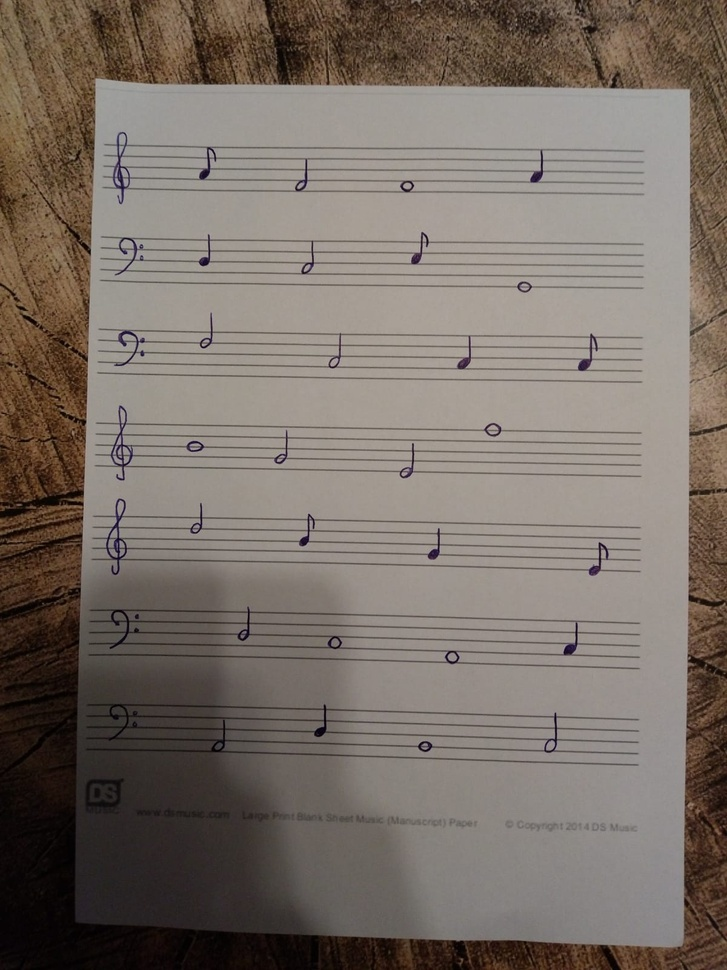
#> input picture Works/C1.jpg, 727 x 970 px, shrunk from 1200 x 1600 before the run; its folder holds only this picture in this run
$ python SheetMusicReader.py   (older library calls are emulated)
#> lines starting #> are read from the running program, lines starting #| are printed output that depends on the picture; after the words box and inside, x2 and y2 are one past the last pixel; in counts of white or black regions, pixels touching at a corner belong together
import cv2 as cv
import sys
import numpy as np
import os


GAUSSIAN_BLUR_KERNEL = (11, 11)
THRESHOLD_MIN = 160
THRESHOLD_MAX = 255
LINES_DISTANCE_THRESHOLD = 50
LINES_ENDPOINTS_DIFFERENCE = 10


class Staff:
    def __init__(self, min_range, max_range):
        self.min_range = min_range
        self.max_range = max_range
        self.lines_location, self.lines_distance = self.get_lines_locations()

    def get_lines_locations(self):
        lines = []
        lines_distance = int((self.max_range - self.min_range) / 4)
        for i in range(5):
            lines.append(self.min_range + i * lines_distance)
        return lines, lines_distance


def getProjection(image, path):
    img = cv.imread(image)

    hsv = cv.cvtColor(img, cv.COLOR_BGR2HSV)
    h, s, v = cv.split(hsv)
    cv.imwrite(path + 'HSV.jpg', s)

    th, threshed = cv.threshold(s, 50, 255, cv.THRESH_BINARY_INV)
    cv.imwrite(path+ 'Threshold.jpg', threshed)

    _, cnts, _ = cv.findContours(threshed, cv.RETR_EXTERNAL, cv.CHAIN_APPROX_SIMPLE)
    canvas = img.copy()
    newCnts = []
    for cnt in cnts:
        arclen = cv.arcLength(cnt, True)
        if cnt[0][0][0] < 2 or cnt[0][0][1] < 2 or len(cv.approxPolyDP(cnt, 0.02 * arclen, True)) != 4:
            continue
        else:
            newCnts.append(cnt)
    cv.drawContours(canvas, newCnts, -1, (0, 255, 0), 3)
    cv.imwrite(path + 'Contours.jpg', canvas)

    newCnts = sorted(newCnts, key=cv.contourArea)
    cnt = newCnts[-1]

    sheet = cv.approxPolyDP(cnt, 0.02 * arclen, True)
    pts = []
    for i in sheet:
        pts.append((i[0][0], i[0][1]))

    pts = np.array(pts, dtype="float32")
    rect = np.zeros((4, 2), dtype="float32")

    s = pts.sum(axis=1)
    rect[0] = pts[np.argmin(s)]
    rect[2] = pts[np.argmax(s)]

    diff = np.diff(pts, axis=1)
    rect[1] = pts[np.argmin(diff)]
    rect[3] = pts[np.argmax(diff)]
    (tl, tr, br, bl) = rect
    widthA = np.sqrt(((br[0] - bl[0]) ** 2) + ((br[1] - bl[1]) ** 2))
    widthB = np.sqrt(((tr[0] - tl[0]) ** 2) + ((tr[1] - tl[1]) ** 2))
    maxWidth = max(int(widthA), int(widthB))

    heightA = np.sqrt(((tr[0] - br[0]) ** 2) + ((tr[1] - br[1]) ** 2))
    heightB = np.sqrt(((tl[0] - bl[0]) ** 2) + ((tl[1] - bl[1]) ** 2))
    maxHeight = max(int(heightA), int(heightB))

    dst = np.array([
        [0, 0],
        [maxWidth - 1, 0],
        [maxWidth - 1, maxHeight - 1],
        [0, maxHeight - 1]], dtype="float32")

    M = cv.getPerspectiveTransform(rect, dst)
    warped = cv.warpPerspective(img, M, (maxWidth, maxHeight))
    cv.imwrite(path + 'Perspektywa.jpg', warped)
    warped = cv.cvtColor(warped, cv.COLOR_BGR2GRAY)
    cv.imwrite(path + 'SzaraP.jpg', warped)
    #result = cv.adaptiveThreshold(warped, 255, cv.ADAPTIVE_THRESH_MEAN_C, cv.THRESH_BINARY, 115, 1)
    #return result
    rgb_planes = cv.split(warped)

    result_planes = []
    for plane in rgb_planes:
        dilated_img = cv.dilate(plane, np.ones((7, 7), np.uint8))
        cv.imwrite(path + 'Dly.jpg', dilated_img)
        bg_img = cv.medianBlur(dilated_img, 21)
        cv.imwrite(path + 'Median.jpg', bg_img)
        diff_img = 255 - cv.absdiff(plane, bg_img)
        result_planes.append(diff_img)

    result = cv.merge(result_planes)
    cv.imwrite(path + 'AfterShadows.jpg', result)

    _, result = cv.threshold(result, 0, 255, cv.THRESH_BINARY + cv.THRESH_OTSU)
    #result = cv.adaptiveThreshold(result, 255, cv.ADAPTIVE_THRESH_GAUSSIAN_C, cv.THRESH_BINARY, 115, 1)
    #result = cv.adaptiveThreshold(~result, 255, cv.ADAPTIVE_THRESH_MEAN_C, cv.THRESH_BINARY, 15, -2)
    cv.imwrite(path + 'Wynik.jpg', result)
    return result


def preprocess_image(image, path):
    gray = image.copy()
    _, thresholded = cv.threshold(gray, THRESHOLD_MIN, THRESHOLD_MAX, cv.THRESH_BINARY)
    element = np.ones((3, 3))
    thresholded = cv.erode(gray, element)
    cv.imwrite(path + 'Erozja.jpg', thresholded)
    edges = cv.Canny(thresholded, 10, 100, apertureSize=3)
    cv.imwrite(path + 'Krawedzie.jpg', edges)
    return edges, thresholded


def detect_lines(hough, image, nlines):
    all_lines = set()
    width, height = image.shape
    lines_image_color = cv.cvtColor(image, cv.COLOR_GRAY2BGR)
    for result_arr in hough[:nlines]:
        rho = result_arr[0][0]
        theta = result_arr[0][1]
        a = np.cos(theta)
        b = np.sin(theta)

        x0 = a * rho
        y0 = b * rho
        shape_sum = width + height
        x1 = int(x0 + shape_sum * (-b))
        y1 = int(y0 + shape_sum * a)
        x2 = int(x0 - shape_sum * (-b))
        y2 = int(y0 - shape_sum * a)

        start = (x1, y1)
        end = (x2, y2)
        diff = y2 - y1
        if abs(diff) < LINES_ENDPOINTS_DIFFERENCE:
            all_lines.add(int((start[1] + end[1]) / 2))
    return all_lines, lines_image_color


def detect_staffs(all_lines):
    staffs = []
    lines = []
    for current_line in all_lines:
        if lines and abs(lines[-1] - current_line) > LINES_DISTANCE_THRESHOLD:
            if len(lines) >= 5:
                staffs.append((lines[0], lines[-1]))
            lines.clear()
        lines.append(current_line)

    if len(lines) >= 5:
        if abs(lines[-2] - lines[-1]) <= LINES_DISTANCE_THRESHOLD:
            staffs.append((lines[0], lines[-1]))
    return staffs


# [29 lines left out: functions detect_staffs2, detect_staffs3, not called in this run]


def get_staffs(image, path):
    processed_image, thresholded = preprocess_image(image, path)
    hough = cv.HoughLines(processed_image, 1, np.pi / 180, 100)
    all_lines, lines_image_color = detect_lines(hough, thresholded, 140)
    all_lines = sorted(all_lines)
    tmp = image.copy()
    num = 0
    new_lines = []
    for i in all_lines:
        if 50 < i < image.shape[0] - 50:
            new_lines.append(i)
            num = num + 1
            cv.line(tmp, (0, i), (tmp.shape[1]-1, i), (0, 0, 255))
    cv.imwrite(path + 'Linie.jpg', tmp)
    staffs = detect_staffs(all_lines)
    '''if len(staffs) != 7:
        if len(new_lines) == 70:
            staffs = detect_staffs2(new_lines)
        else:
            staffs = detect_staffs3(new_lines)
    #draw_staffs(lines_image_color, staffs)'''
    return [Staff(staff[0], staff[1]) for staff in staffs]


def getNotes(image, path):
    binary = cv.adaptiveThreshold(~image, 255, cv.ADAPTIVE_THRESH_MEAN_C, cv.THRESH_BINARY, 15, -2)
    cv.imwrite(path + 'Binary.jpg', binary)

    height, width = binary.shape
    horizontalSize = int(width / 30)
    horizontalStructure = cv.getStructuringElement(cv.MORPH_RECT, (horizontalSize, 1))
    eroH = cv.erode(binary, horizontalStructure, (-1, -1))
    dilH = cv.dilate(eroH, horizontalStructure, (-1, -1))

    verticalSize = int(height / 30)
    verticalStructure = cv.getStructuringElement(cv.MORPH_RECT, (1, verticalSize))
    cv.imwrite(path + 'Vertical.jpg', verticalStructure)
    eroV = cv.erode(binary, verticalStructure, (-1, -1))
    cv.imwrite(path + 'EroV.jpg', eroV)
    dilV = cv.dilate(eroV, verticalStructure, (-1, -1))
    cv.imwrite(path + 'DilV.jpg', dilV)
    return dilH, dilV


def findWindow(contour):
    x = [contour[i][0][0] for i in range(len(contour))]
    y = [contour[i][0][1] for i in range(len(contour))]
    l = min(x)
    r = max(x)
    d = min(y)
    u = max(y)
    return l-30, r+30, d-30, u+30


def getCntItem(cnt):
    return cnt[0][0][0]


def detectHalf(img, center, l, r):
    black_streak = 0
    max_black = 0
    for i in range(l-20, r+5, 1):
        if img[center, i] == 0 and img[center, i+1] == 0:
            black_streak = black_streak + 1
            if black_streak > max_black:
                max_black = black_streak
        else:
            black_streak = 0
    if max_black > 11:
        return False
    else:
        return True

# [13 lines left out: function detectEights, not called in this run]


def detectFull(t, b, l, r):
    #print((b-t)/(r-l))
    #print([t, b, l, r])
    if (b-t)/(r-l) < 1.1:
        return True
    return False


def findTop(img, l, r, c):
    black = 0
    limit = 5
    #print([l, r])
    if r - l < 12:
        l = l - 10
        limit = 4
    while True:
        if c + 1 == img.shape[0]:
            return c
        c = c + 1
        #print([c, l, r])
        for i in range(l, r, 1):
            if img[c][i] == 0:
                black = black + 1
            if i - l > 10 and black == 0:
                break
        if black > limit:
            return c
        else:
            black = 0


def findPosition(t, b, lines, distance):
    #print(b)
    if b > lines[4] + int(2 / 5 * distance):
        return '5'
    for i in range(len(lines)):
        # [5 lines of commented-out code are left out]
        if lines[i] - int(1/4*distance) < int((t+b)/2) < lines[i] + int(1/4*distance) and\
                t > lines[i]-int(4/5*distance) and b < lines[i]+int(4/5*distance):
            return str(i+1)
        #if lines[i] - int(1 / 4 * distance) < int((t + b) / 2) < lines[i] + int(1 / 4 * distance) and \
        #        t > lines[i] - distance and b < lines[i] + distance:
        #   return str(i + 1)

    for i in range(len(lines)-1):
        # [5 lines of commented-out code are left out]
        if lines[i] <= int((t+b)/2) <= lines[i+1]:
            return str(i+1) + ' i ' + str(i + 2)


# [9 lines left out: function draw_staffs, not called in this run]


def writeOnImage(img, notes, klucz):
    font = cv.FONT_HERSHEY_SIMPLEX
    for i in notes:
        cv.putText(img, i[0], (i[2], i[3]-60), font, 0.6, (255, 0, 255), 2, cv.LINE_AA)
        cv.putText(img, i[1], (i[2], i[3] - 40), font, 0.6, (255, 0, 255), 2, cv.LINE_AA)
    cv.putText(img, klucz, (50, i[3] - 40), font, 0.6, (255, 0, 255), 2, cv.LINE_AA)


def magic(img, per, path):
    staffs = get_staffs(img, path)
    i = 0
    tmpr = img.copy()
    for idx in range(len(staffs)):
        staff = staffs[idx]
        st = img[staff.lines_location[0] - 35:staff.lines_location[4] + 35, :]
        lines = [i for i in range(35, 35+staff.lines_distance*4+1, staff.lines_distance)]
        y = getNotes(st, path)[1]
        y = cv.bitwise_not(y)
        im2, contours, hierarchy = cv.findContours(y, cv.RETR_TREE, cv.CHAIN_APPROX_SIMPLE)
        contours = sorted(contours, key=lambda x: getCntItem(x))
        clefContours = [[], []]
        nuty = []
        for cnt in contours[:]:
            topmost = tuple(cnt[cnt[:, :, 1].argmin()][0])[1]
            botmost = tuple(cnt[cnt[:, :, 1].argmax()][0])[1]
            leftmost = tuple(cnt[cnt[:, :, 0].argmin()][0])[0]
            rightmost = tuple(cnt[cnt[:, :, 0].argmax()][0])[0]
            if cnt[0][0][0] == 0:
                continue
            if cnt[0][0][0] < 100:
                clefContours[0].append(topmost)
                clefContours[1].append(botmost)
                continue
            elif len(cnt) > 25 or botmost - topmost > 20:
                nl, nr, nd, nu = findWindow(cnt)
                nl, nr, nd, nu = max([nl, 0]), min([nr, y.shape[1] - 1]), max([nd, 0]), min([nu, y.shape[0] - 1])
                tmp = y[nd:nu, nl:nr]
                r, c = tmp.shape
                top = findTop(y, leftmost, rightmost, int((topmost + botmost) / 2))
                if detectFull(topmost, botmost, leftmost, rightmost) or botmost - topmost < int(5/4*staff.lines_distance):
                    nuta = 'Cala nuta'
                    position = findPosition(topmost, botmost, lines, staff.lines_distance)
                elif detectHalf(y, int((top+botmost)/2), leftmost, rightmost):
                    position = findPosition(top, botmost, lines, staff.lines_distance)
                    nuta = 'Polnuta'
                else:
                    if detectEights(tmp, r, c, topmost):
                        position = findPosition(top, botmost, lines, staff.lines_distance)
                        nuta = 'Osemka'
                    else:
                        position = findPosition(top, botmost, lines, staff.lines_distance)
                        nuta = 'Cwiercnuta'
                clefBot = max(clefContours[1])
                clefTop = min(clefContours[0])
                nuty.append([nuta, position, int((leftmost+rightmost)/2), staff.lines_location[0]])
                cv.line(y, (nl, top), (nr, top), (0, 0, 255))
                cv.line(y, (nl, botmost), (nr, botmost), (0, 0, 255))
            i = i + 1
        if clefBot > lines[4] + 5 or clefTop < lines[0]-5:
            klucz = 'Wiolinowy'
        else:
            klucz = 'Basowy'
        writeOnImage(per, nuty, klucz)
        cv.imwrite(path + 'Wyciete' + str(idx) + '.jpg', st)
        cv.imwrite(path + 'dilV' + str(idx) + '.jpg', y)


def goThroughFiles():
    nlyfiles = [f for f in os.listdir('Works') if os.path.isfile(os.path.join('Works', f))]
    for i in nlyfiles:
        print(i)
        path = 'Results/' + i[:len(i)-4] + '/'
        if not os.path.exists(path):
            os.makedirs(path)
        cv.imwrite(path + 'Oryginal.jpg', cv.imread('Works/' + i))
        img = getProjection('Works/'+i, path)
#> in getProjection, img is the input picture: shape (970, 727, 3); mean B, G, R 103.3, 111.4, 121.6
#> in getProjection, `th, threshed = cv.threshold(s, 50, 255, cv.THRESH_BINARY_INV)`:
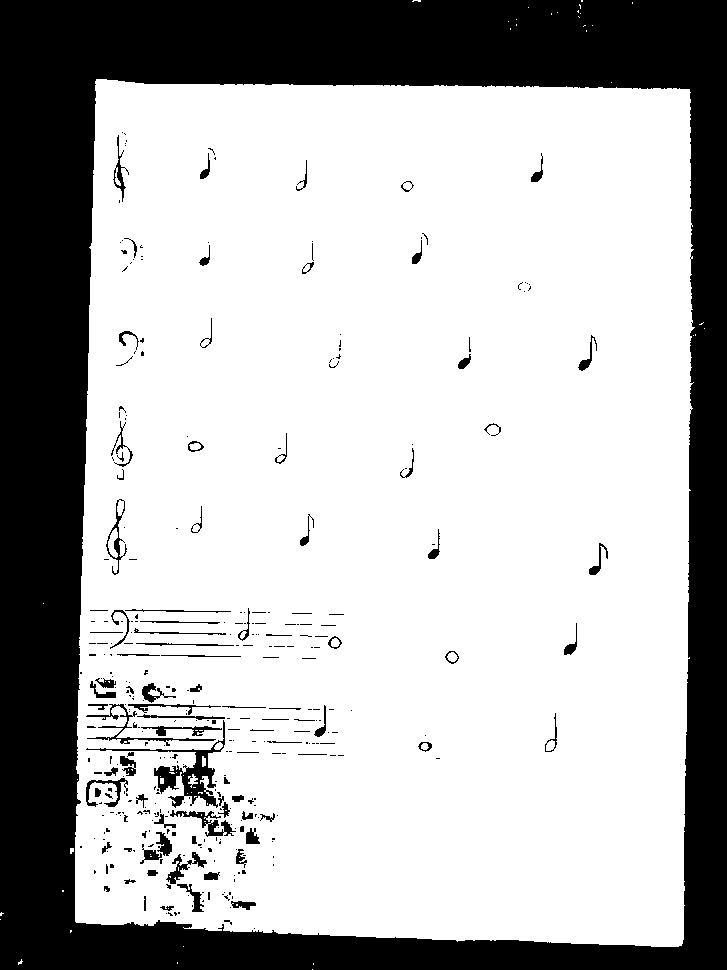
#> threshed: shape (970, 727); 71.1% white; 361 black regions (267 under 20 px)
#> in getProjection, `_, cnts, _ = cv.findContours(threshed, cv.RETR_EXTERNAL, cv.CHAIN_APPR..`: cnts = 35 contours, 34 with area under 20; largest, box (x1, y1, x2, y2) and area: (75, 79, 695, 947) 512576
#> the loop in getProjection, `for cnt in cnts:` made 35 passes
#> (cnt, arclen) on passes 1, 2, 3, 5, 6, 7, 9, 11: ([[312, 969]], 0), ([[313, 963], [313, 964]], 2), ([[177, 962], [177, 963]], 2), ([[183, 946]], 0), ([[70, 930], [70, 932], [71, 931], [71, 930]], 5.41), ([[0, 919]], 0), ([[62, 890], [62, 891], [63, 891], [63, 890]], 4), ([[77, 779]], 0)
#> after the loop in getProjection, `for cnt in cnts:`: newCnts = 4 contours, 3 with area under 20; largest, box (x1, y1, x2, y2) and area: (75, 79, 695, 947) 512576
#> in getProjection, `cv.drawContours(canvas, newCnts, -1, (0, 255, 0), 3)`:
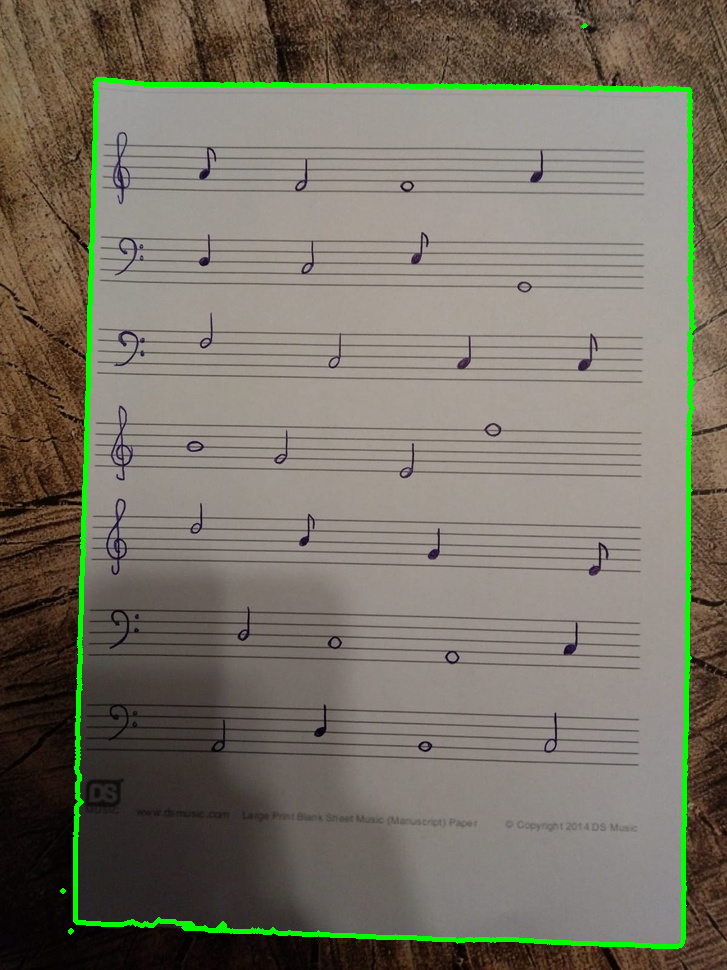
#> canvas: shape (970, 727, 3); 2.09% of pixels changed, all inside (x1, y1, x2, y2) = (60, 23, 697, 949)
#> in getProjection, `cnt = newCnts[-1]`: cnt = contour of 752 points, box (x1, y1, x2, y2) (75, 79, 695, 947), area 512576
#> in getProjection, `sheet = cv.approxPolyDP(cnt, 0.02 * arclen, True)`: sheet = contour of 744 points, box (x1, y1, x2, y2) (75, 79, 695, 947), area 512576
#> the loop in getProjection, `for i in sheet:` made 744 passes
#> i on passes 1 to 3: [[96, 79]], [[96, 80]], [[95, 81]]
#> after the loop in getProjection, `for i in sheet:`: pts = 744 pairs, first value 75 to 694, second value 79 to 946
#> in getProjection, `s = pts.sum(axis=1)`: s = 744 values, max 1626 at index 313, min 175 at index 0, mean 916.8
#> in getProjection, `diff = np.diff(pts, axis=1)`: diff = 744 values, max 846 at index 148, min -600 at index 584, mean 54.28
#> the loop in getProjection, `for plane in rgb_planes:` made 1 pass
#> pass 1, in getProjection, `diff_img = 255 - cv.absdiff(plane, bg_img)`:
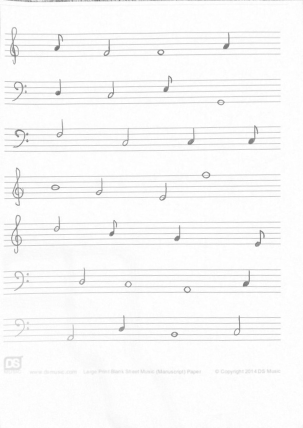
#> diff_img: shape (856, 606) (shown at 1/2 size); min 110, max 255, mean 248
#> after the loop in getProjection, `for plane in rgb_planes:`: result_planes = 1 item
        per = cv.imread(path+'AfterShadows.jpg')
        cv.imwrite(path + 'Zdjecie.jpg', img)
        magic(img, per, path)
#> in preprocess_image, `edges = cv.Canny(thresholded, 10, 100, apertureSize=3)`:
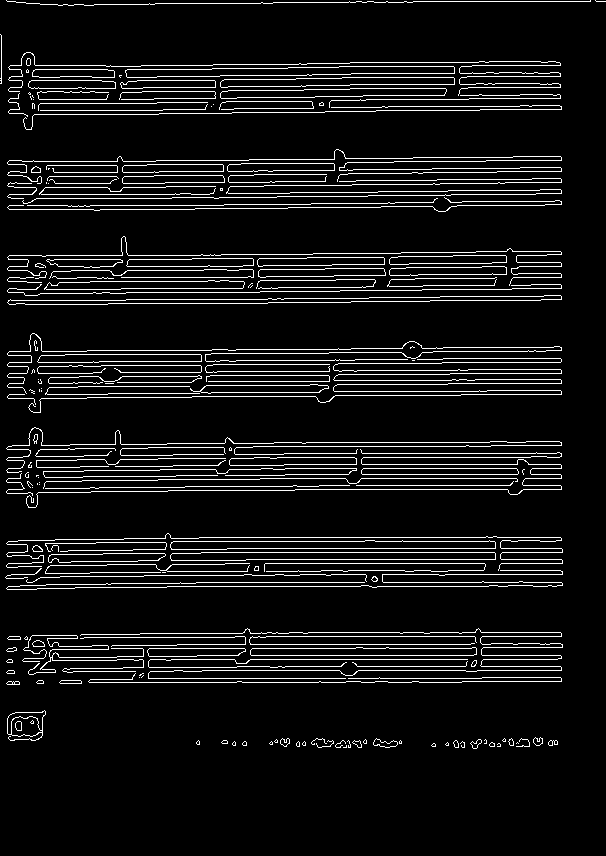
#> edges: shape (856, 606); 7.8% white in thin lines or dots, all inside (x1, y1, x2, y2) = (0, 0, 606, 749)
#> in get_staffs, `hough = cv.HoughLines(processed_image, 1, np.pi / 180, 100)`: hough = 778 rows, first 8: [659, 1.57], [552, 1.57], [537, 1.57], [586, 1.57], [655, 1.57], [582, 1.57], [670, 1.57], [648, 1.57]
#> the loop in detect_lines, `for result_arr in hough[:nlines]:` made 140 passes
#> (rho, theta, a, x0, y0, x1, y1, x2) on passes 1 to 8: (659, 1.57, -4.37e-08, -2.88e-05, 659, -1462, 658, 1461), (552, 1.57, -4.37e-08, -2.41e-05, 552, -1462, 551, 1461), (537, 1.57, -4.37e-08, -2.35e-05, 537, -1462, 536, 1461), (586, 1.57, -4.37e-08, -2.56e-05, 586, -1462, 585, 1461), (655, 1.57, -4.37e-08, -2.86e-05, 655, -1462, 654, 1461), (582, 1.57, -4.37e-08, -2.54e-05, 582, -1462, 581, 1461), (670, 1.57, -4.37e-08, -2.93e-05, 670, -1462, 669, 1461), (648, 1.57, -4.37e-08, -2.83e-05, 648, -1462, 647, 1461)
#> the loop in get_staffs, `for i in all_lines:` made 58 passes
#> i on passes 2 to 9: 61, 64, 68, 72, 75, 87, 98, 109
#> after the loop in get_staffs, `for i in all_lines:`:
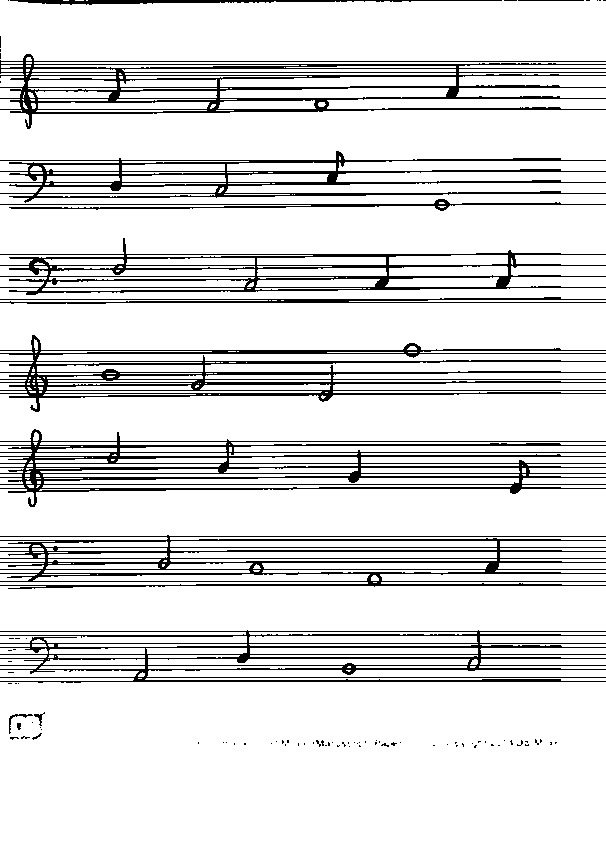
#> tmp: shape (856, 606); 87.2% white; black in thin lines or dots, all inside (x1, y1, x2, y2) = (0, 0, 606, 748)
#> the loop in detect_staffs, `for current_line in all_lines:` made 58 passes
#> the loop in magic, `for idx in range(len(staffs)):` made 2 passes
#> pass 1, in getNotes, `dilH = cv.dilate(eroH, horizontalStructure, (-1, -1))`:
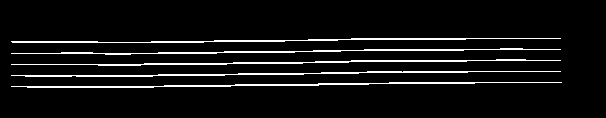
#> dilH: shape (118, 606); 6.5% white in thin lines or dots, all inside (x1, y1, x2, y2) = (11, 38, 562, 88)
#> after the loop in magic, `for idx in range(len(staffs)):`:
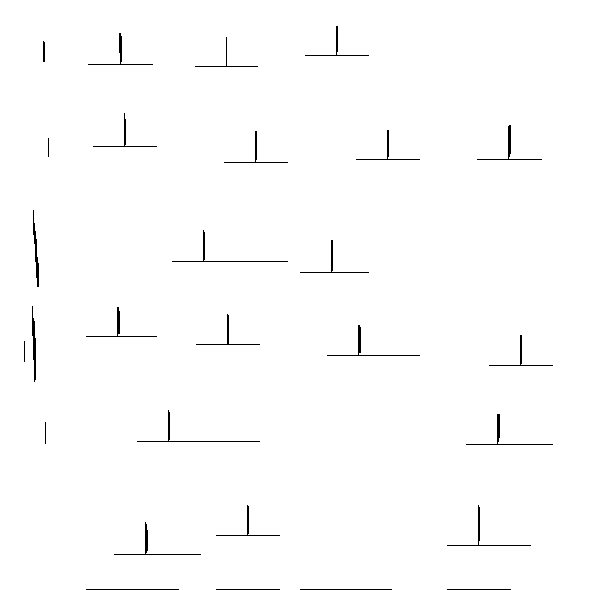
#> y: shape (590, 606); 99.1% white; black in thin lines or dots, all inside (x1, y1, x2, y2) = (24, 26, 553, 590)
        cv.imwrite(path + 'Napisy.jpg', per)


goThroughFiles()
